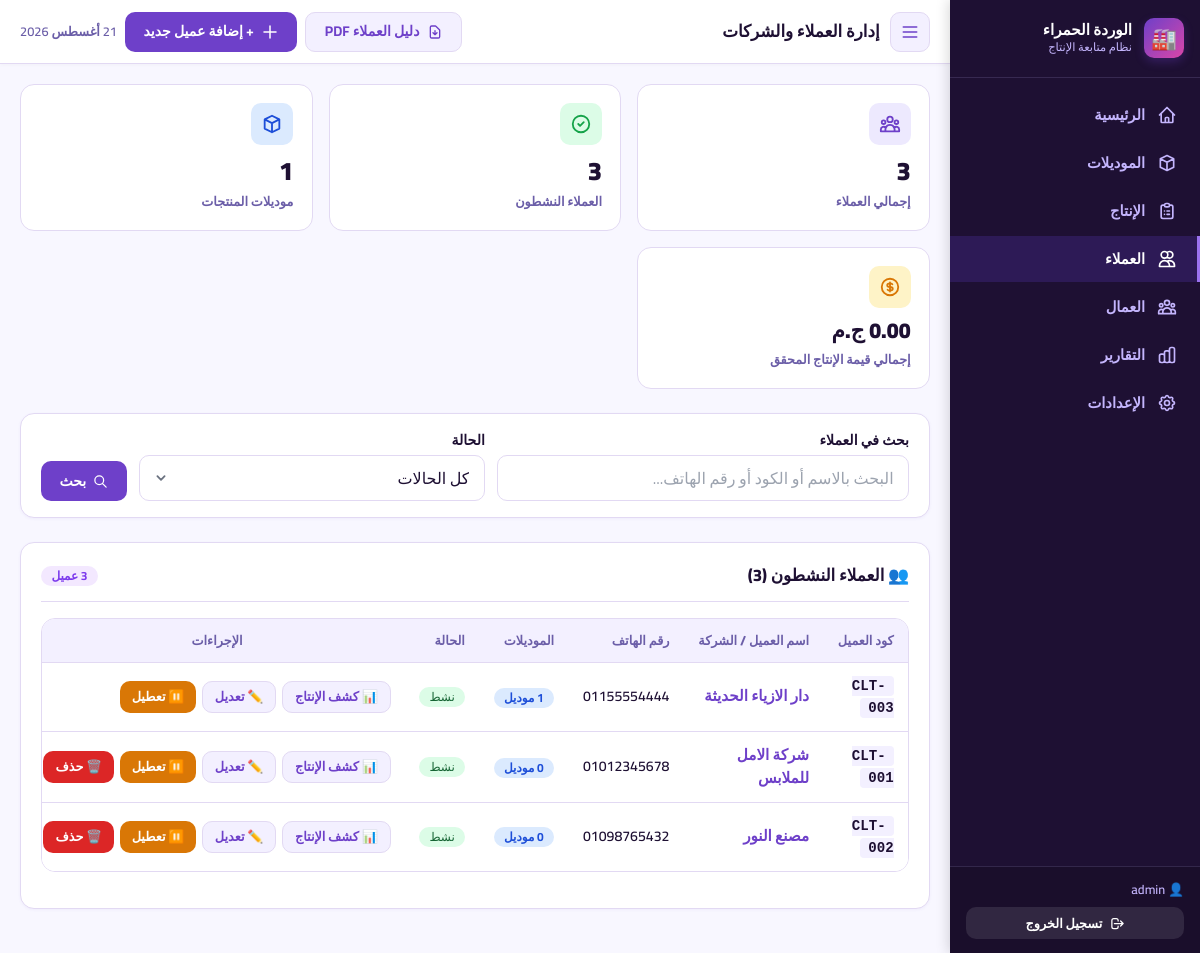
Screenshot of /clients/ (signed in) with the database file from the repository.
### catalog/models.py (models this page shows, shortened)
class TimestampMixin(models.Model):
    created_at = models.DateTimeField(auto_now_add=True)
    updated_at = models.DateTimeField(auto_now=True)
    class Meta:
        abstract = True

class Client(TimestampMixin):
    code = models.CharField(max_length=20, unique=True, verbose_name='كود العميل')
    name = models.CharField(max_length=100, verbose_name='اسم العميل')
    phone = models.CharField(
        max_length=20, validators=[phone_validator],
        verbose_name='رقم الهاتف'
    )
    is_active = models.BooleanField(default=True, verbose_name='نشط')
    class Meta:
        verbose_name = 'عميل'
        verbose_name_plural = 'العملاء'
        ordering = ['name']

### catalog/views.py (the view, shortened to what this page needs)
# urls.py: path('clients/', views.ClientListView.as_view(), name='client_list'),
@method_decorator(login_required, name='dispatch')
class ClientListView(View):
    def get(self, request):
        q = request.GET.get('q', '')
        status = request.GET.get('status', '')
        clients = Client.objects.annotate(models_count=Count('product_models')).order_by('name')
        if q:
            clients = clients.filter(Q(name__icontains=q) | Q(code__icontains=q) | Q(phone__icontains=q))
        if status == 'active':
            clients = clients.filter(is_active=True)
        elif status == 'inactive':
            clients = clients.filter(is_active=False)
        total_clients_count = Client.objects.count()
        active_clients_count = Client.objects.filter(is_active=True).count()
        total_models_count = ProductModel.objects.count()
        total_production_value = ProductionEntry.objects.filter(is_cancelled=False).aggregate(t=Sum('total_amount'))['t'] or 0
        paginator = Paginator(clients, 20)
        page = paginator.get_page(request.GET.get('page'))
        all_clients = Client.objects.annotate(models_count=Count('product_models')).order_by('name')
        if q:
            all_clients = all_clients.filter(Q(name__icontains=q) | Q(code__icontains=q) | Q(phone__icontains=q))
        return render(request, 'catalog/clients/list.html', {
            'page_obj': page,
            'q': q,
            'status': status,
            'active_clients': all_clients.filter(is_active=True),
            'inactive_clients': all_clients.filter(is_active=False),
            'total_clients_count': total_clients_count,
            'active_clients_count': active_clients_count,
            'total_models_count': total_models_count,
            'total_production_value': total_production_value,
        })

### core/context_processors.py (called while the page is built)
def navigation(request):
    nav_items = [
        {'url': 'production:dashboard', 'label': 'الرئيسية', 'icon': 'home'},
        {'url': 'catalog:model_list', 'label': 'الموديلات', 'icon': 'cube'},
        {'url': 'production:entry', 'label': 'الإنتاج', 'icon': 'clipboard-list'},
        {'url': 'catalog:client_list', 'label': 'العملاء', 'icon': 'users'},
        {'url': 'workers:list', 'label': 'العمال', 'icon': 'user-group'},
        {'url': 'reports:index', 'label': 'التقارير', 'icon': 'chart-bar'},
        {'url': 'catalog:settings_index', 'label': 'الإعدادات', 'icon': 'cog'},
    ]
    return {
        'nav_items': nav_items,
    }

### core/templatetags/factory_tags.py (called while the page is built)
@register.filter
def currency_egp(value):
    try:
        return f"{float(value):,.2f} ج.م"
    except (TypeError, ValueError):
        return "0.00 ج.م"

@register.filter
def status_badge(is_active):
    if is_active:
        return mark_safe(
            '<span class="inline-flex items-center px-2.5 py-0.5 rounded-full text-xs font-medium '
            'bg-green-100 text-green-800">نشط</span>'
        )
    return mark_safe(
        '<span class="inline-flex items-center px-2.5 py-0.5 rounded-full text-xs font-medium '
        'bg-red-100 text-red-800">غير نشط</span>'
    )

@register.filter
def ar_number(value):
    try:
        return f"{int(value):,}"
    except (TypeError, ValueError):
        return str(value)

### catalog/templates/catalog/clients/list.html (shortened to what this page needs)
{% extends "base.html" %}
{% load factory_tags %}
{% block page_title %}إدارة العملاء والشركات{% endblock %}
{% block topbar_actions %}
<a href="?{{ request.GET.urlencode }}&export=pdf" class="btn btn-secondary">
  <svg width="16" height="16" fill="none" viewBox="0 0 24 24" stroke="currentColor"><path stroke-linecap="round" stroke-linejoin="round" stroke-width="2" d="M12 10v6m0 0l-3-3m3 3l3-3m2 8H7a2 2 0 01-2-2V5a2 2 0 012-2h5.586a1 1 0 01.707.293l5.414 5.414a1 1 0 01.293.707V19a2 2 0 01-2 2z"/></svg>
  دليل العملاء PDF
</a>
<a href="{% url 'catalog:client_create' %}" class="btn btn-primary">
  <svg width="18" height="18" fill="none" viewBox="0 0 24 24" stroke="currentColor"><path stroke-linecap="round" stroke-linejoin="round" stroke-width="2" d="M12 4v16m8-8H4"/></svg>
  + إضافة عميل جديد
</a>
{% endblock %}
{% block content %}
<div class="grid-stats-responsive">
  <div class="stat-card">
    <div class="stat-card-icon" style="background:#ede9fe;">
    </div>
    <div class="stat-card-value">{{ total_clients_count|ar_number }}</div>
    <div class="stat-card-label">إجمالي العملاء</div>
  </div>
  <div class="stat-card">
    <div class="stat-card-icon" style="background:#dcfce7;">
      <svg width="22" height="22" fill="none" viewBox="0 0 24 24" stroke="#16a34a"><path stroke-linecap="round" stroke-linejoin="round" stroke-width="2" d="M9 12l2 2 4-4m6 2a9 9 0 11-18 0 9 9 0 0118 0z"/></svg>
    </div>
    <div class="stat-card-value">{{ active_clients_count|ar_number }}</div>
    <div class="stat-card-label">العملاء النشطون</div>
  </div>
  <div class="stat-card">
    <div class="stat-card-icon" style="background:#dbeafe;">
      <svg width="22" height="22" fill="none" viewBox="0 0 24 24" stroke="#1d4ed8"><path stroke-linecap="round" stroke-linejoin="round" stroke-width="2" d="M20 7l-8-4-8 4m16 0l-8 4m8-4v10l-8 4m0-10L4 7m8 4v10M4 7v10l8 4"/></svg>
    </div>
    <div class="stat-card-value">{{ total_models_count|ar_number }}</div>
    <div class="stat-card-label">موديلات المنتجات</div>
  </div>
  <div class="stat-card">
    <div class="stat-card-icon" style="background:#fef3c7;">
    </div>
    <div class="stat-card-value" style="font-size:1.35rem;">{{ total_production_value|currency_egp }}</div>
    <div class="stat-card-label">إجمالي قيمة الإنتاج المحقق</div>
  </div>
</div>
<div class="filter-bar">
  <form method="get" style="display:flex;gap:0.75rem;align-items:flex-end;width:100%;flex-wrap:wrap;">
    <div class="filter-group" style="flex:2;min-width:200px;">
      <label class="form-label" style="margin-bottom:0.25rem;">بحث في العملاء</label>
      <input type="text" name="q" class="form-control" value="{{ q }}" placeholder="البحث بالاسم أو الكود أو رقم الهاتف...">
    </div>
    <div class="filter-group" style="min-width:140px;">
      <label class="form-label" style="margin-bottom:0.25rem;">الحالة</label>
      <select name="status" class="form-control" data-auto-submit>
        <option value="">كل الحالات</option>
      </select>
    </div>
    <div style="display:flex;gap:0.5rem;">
      <button type="submit" class="btn btn-primary">
        <svg width="15" height="15" fill="none" viewBox="0 0 24 24" stroke="currentColor"><path stroke-linecap="round" stroke-linejoin="round" stroke-width="2" d="M21 21l-6-6m2-5a7 7 0 11-14 0 7 7 0 0114 0z"/></svg>
        بحث
      </button>
    </div>
  </form>
</div>
{% if active_clients %}
<div class="card" style="margin-bottom:1.5rem;">
  <div class="card-header">
    <h2 class="card-title">👥 العملاء النشطون ({{ active_clients|length }})</h2>
    <span class="badge badge-purple">{{ active_clients|length }} عميل</span>
  </div>
  <div class="table-container">
    <table class="table">
      <thead>
        <tr>
          <th>كود العميل</th>
          <th>اسم العميل / الشركة</th>
          <th>رقم الهاتف</th>
          <th>الموديلات</th>
          <th>الحالة</th>
          <th style="text-align:center;">الإجراءات</th>
        </tr>
      </thead>
      <tbody>
        {% for client in active_clients %}
        <tr>
          <td><code style="background:var(--color-surface-2);padding:2px 8px;border-radius:4px;font-weight:700;">{{ client.code }}</code></td>
          <td>
            <a href="{% url 'catalog:client_detail' client.pk %}" style="font-weight:800;color:var(--color-primary);text-decoration:none;font-size:0.95rem;">
              {{ client.name }}
            </a>
          </td>
          <td style="font-size:0.88rem;font-weight:600;">{{ client.phone|default:'—' }}</td>
          <td>
            <span class="badge badge-info" style="font-weight:700;">{{ client.models_count }} موديل</span>
          </td>
          <td>{{ client.is_active|status_badge }}</td>
          <td>
            <div class="table-actions" style="justify-content:center;gap:0.35rem;">
              <a href="{% url 'catalog:client_detail' client.pk %}" class="btn btn-sm btn-secondary" title="كشف الحساب والإنتاج">📊 كشف الإنتاج</a>
              <a href="{% url 'catalog:client_edit' client.pk %}" class="btn btn-sm btn-secondary" title="تعديل بيانات العميل">✏️ تعديل</a>
              <form method="post" action="{% url 'catalog:client_toggle' client.pk %}" style="display:inline;">
                <button type="submit" class="btn btn-sm btn-warning" title="تعطيل العميل">⏸️ تعطيل</button>
              </form>
              {% if client.models_count == 0 %}
              <form method="post" action="{% url 'catalog:client_delete' client.pk %}" style="display:inline;" onsubmit="return confirm('هل أنت متأكد من رغبتك في حذف هذا العميل نهائياً؟');">
                <button type="submit" class="btn btn-sm btn-danger" title="حذف العميل">🗑️ حذف</button>
              </form>
              {% endif %}
            </div>
          </td>
        </tr>
        {% empty %}
        <tr><td colspan="6" style="text-align:center;color:var(--color-text-muted);padding:1.5rem;">لا يوجد عملاء نشطون</td></tr>
        {% endfor %}
      </tbody>
    </table>
  </div>
</div>
{% endif %}
{% endblock %}

### templates/base.html (shortened to what this page needs)
{% load static factory_tags %}
<!DOCTYPE html>
<html lang="ar" dir="rtl">
<head>
  <script src="https://cdn.tailwindcss.com"></script>
  <link rel="stylesheet" href="{% static 'css/main.css' %}">
</head>
<body>
<aside class="sidebar" id="sidebar">
  <div class="sidebar-logo">
    <div class="sidebar-logo-icon">🏭</div>
    <div style="flex:1;">
      <div class="sidebar-logo-text">الوردة الحمراء</div>
      <div class="sidebar-logo-sub">نظام متابعة الإنتاج</div>
    </div>
  </div>
  <nav class="sidebar-nav">
    {% for item in nav_items %}
    <a href="{% url item.url %}"
       class="sidebar-item {% if request.resolver_match.url_name == item.url|cut:'production:'|cut:'catalog:'|cut:'workers:'|cut:'reports:'|cut:'accounts:' %}active{% endif %}">
      {% if item.icon == 'home' %}
        <svg fill="none" viewBox="0 0 24 24" stroke="currentColor"><path stroke-linecap="round" stroke-linejoin="round" stroke-width="2" d="M3 12l2-2m0 0l7-7 7 7M5 10v10a1 1 0 001 1h3m10-11l2 2m-2-2v10a1 1 0 01-1 1h-3m-6 0a1 1 0 001-1v-4a1 1 0 011-1h2a1 1 0 011 1v4a1 1 0 001 1m-6 0h6"/></svg>
      {% elif item.icon == 'cube' %}
        <svg fill="none" viewBox="0 0 24 24" stroke="currentColor"><path stroke-linecap="round" stroke-linejoin="round" stroke-width="2" d="M20 7l-8-4-8 4m16 0l-8 4m8-4v10l-8 4m0-10L4 7m8 4v10M4 7v10l8 4"/></svg>
      {% elif item.icon == 'clipboard-list' %}
        <svg fill="none" viewBox="0 0 24 24" stroke="currentColor"><path stroke-linecap="round" stroke-linejoin="round" stroke-width="2" d="M9 5H7a2 2 0 00-2 2v12a2 2 0 002 2h10a2 2 0 002-2V7a2 2 0 00-2-2h-2M9 5a2 2 0 002 2h2a2 2 0 002-2M9 5a2 2 0 012-2h2a2 2 0 012 2m-3 7h3m-3 4h3m-6-4h.01M9 16h.01"/></svg>
      {% elif item.icon == 'users' %}
        <svg fill="none" viewBox="0 0 24 24" stroke="currentColor"><path stroke-linecap="round" stroke-linejoin="round" stroke-width="2" d="M12 4.354a4 4 0 110 5.292M15 21H3v-1a6 6 0 0112 0v1zm0 0h6v-1a6 6 0 00-9-5.197M13 7a4 4 0 11-8 0 4 4 0 018 0z"/></svg>
      {% endif %}
      <span>{{ item.label }}</span>
    </a>
    {% endfor %}
  </nav>
  <div class="sidebar-footer">
    <div style="color: var(--color-sidebar-text); font-size: 0.8rem; margin-bottom: 0.5rem; font-weight: 600;">
      👤 {{ request.user.get_full_name|default:request.user.username }}
    </div>
    <a href="{% url 'accounts:logout' %}" class="btn btn-sm" style="background:rgba(255,255,255,0.1);color:white;width:100%;justify-content:center;">
      <svg width="15" height="15" fill="none" viewBox="0 0 24 24" stroke="currentColor"><path stroke-linecap="round" stroke-linejoin="round" stroke-width="2" d="M17 16l4-4m0 0l-4-4m4 4H7m6 4v1a3 3 0 01-3 3H6a3 3 0 01-3-3V7a3 3 0 013-3h4a3 3 0 013 3v1"/></svg>
      تسجيل الخروج
    </a>
  </div>
</aside>
<div class="main-content">
  <header class="topbar">
    <div class="topbar-start">
      <button id="sidebarToggle" class="btn btn-icon btn-secondary sidebar-toggle-btn" aria-label="القائمة">
        <svg width="20" height="20" fill="none" viewBox="0 0 24 24" stroke="currentColor"><path stroke-linecap="round" stroke-linejoin="round" stroke-width="2" d="M4 6h16M4 12h16M4 18h16"/></svg>
      </button>
      <div class="topbar-title-wrap">
        <h1 class="page-title">{% block page_title %}{% endblock %}</h1>
      </div>
    </div>
    <div class="topbar-end">
      {% block topbar_actions %}{% endblock %}
      <div class="topbar-date">
        {% now "j F Y" %}
      </div>
    </div>
  </header>
  <main class="page-container">
    {% block content %}{% endblock %}
  </main>
</div>
</body>
</html>

### rows the page displays
Client: code "CLT-003", name "دار الازياء الحديثة", phone "01155554444", models_count "1", is_active|status_badge "نشط"
Client: code "CLT-001", name "شركة الامل للملابس", phone "01012345678", models_count "0", is_active|status_badge "نشط", shows "🗑️ حذف"
Client: code "CLT-002", name "مصنع النور", phone "01098765432", models_count "0", is_active|status_badge "نشط", shows "🗑️ حذف"

### other values shown
{{ item.label }} "الرئيسية" "الموديلات" "الإنتاج" "العملاء" "العمال" "التقارير" "الإعدادات"
{{ request.user.get_full_name|default:request.user.username }} "admin"
{{ total_clients_count|ar_number }} "3"
{{ active_clients_count|ar_number }} "3"
{{ total_models_count|ar_number }} "1"
{{ total_production_value|currency_egp }} "0.00 ج.م"
{{ active_clients|length }} "3"
